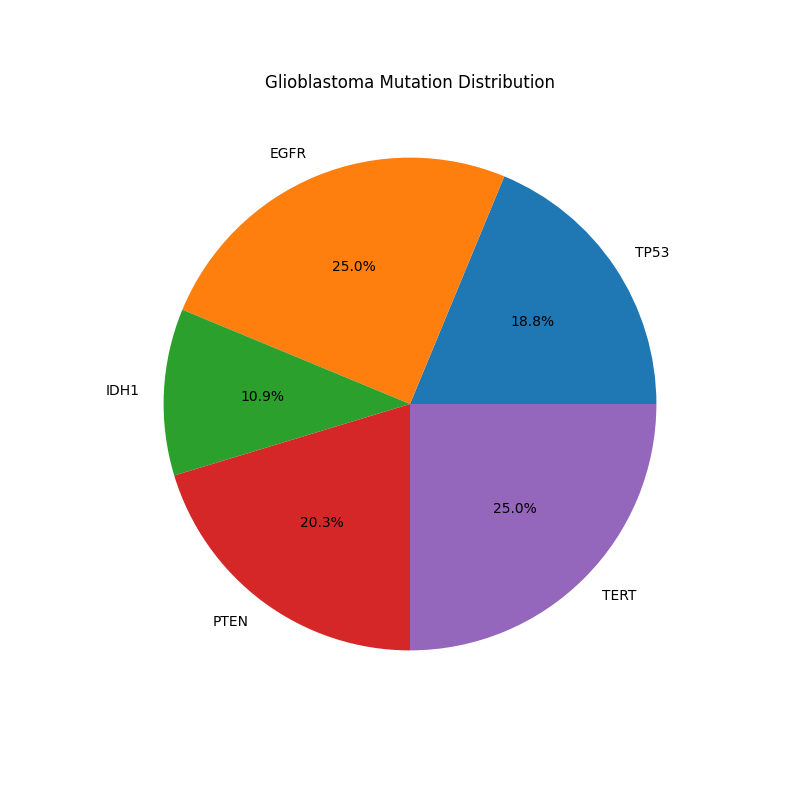

The script that saved this image:
import pandas as pd
import matplotlib.pyplot as plt

# Load dataset
df = pd.read_csv("patient_mutations.csv")

# Count mutations
tp53_count = (df["TP53"] == "Mutated").sum()

egfr_count = (df["EGFR"] == "Amplified").sum()

idh1_count = (df["IDH1"] == "R132H").sum()

pten_count = (df["PTEN"] == "Deleted").sum()

tert_count = (df["TERT"] == "Mutated").sum()

# Labels and values
labels = ["TP53", "EGFR", "IDH1", "PTEN", "TERT"]

sizes = [
    tp53_count,
    egfr_count,
    idh1_count,
    pten_count,
    tert_count
]

# Pie chart
plt.figure(figsize=(8,8))

plt.pie(
    sizes,
    labels=labels,
    autopct="%1.1f%%"
)

plt.title("Glioblastoma Mutation Distribution")

plt.savefig("mutation_pie_chart.png")

print("Pie chart saved successfully")
